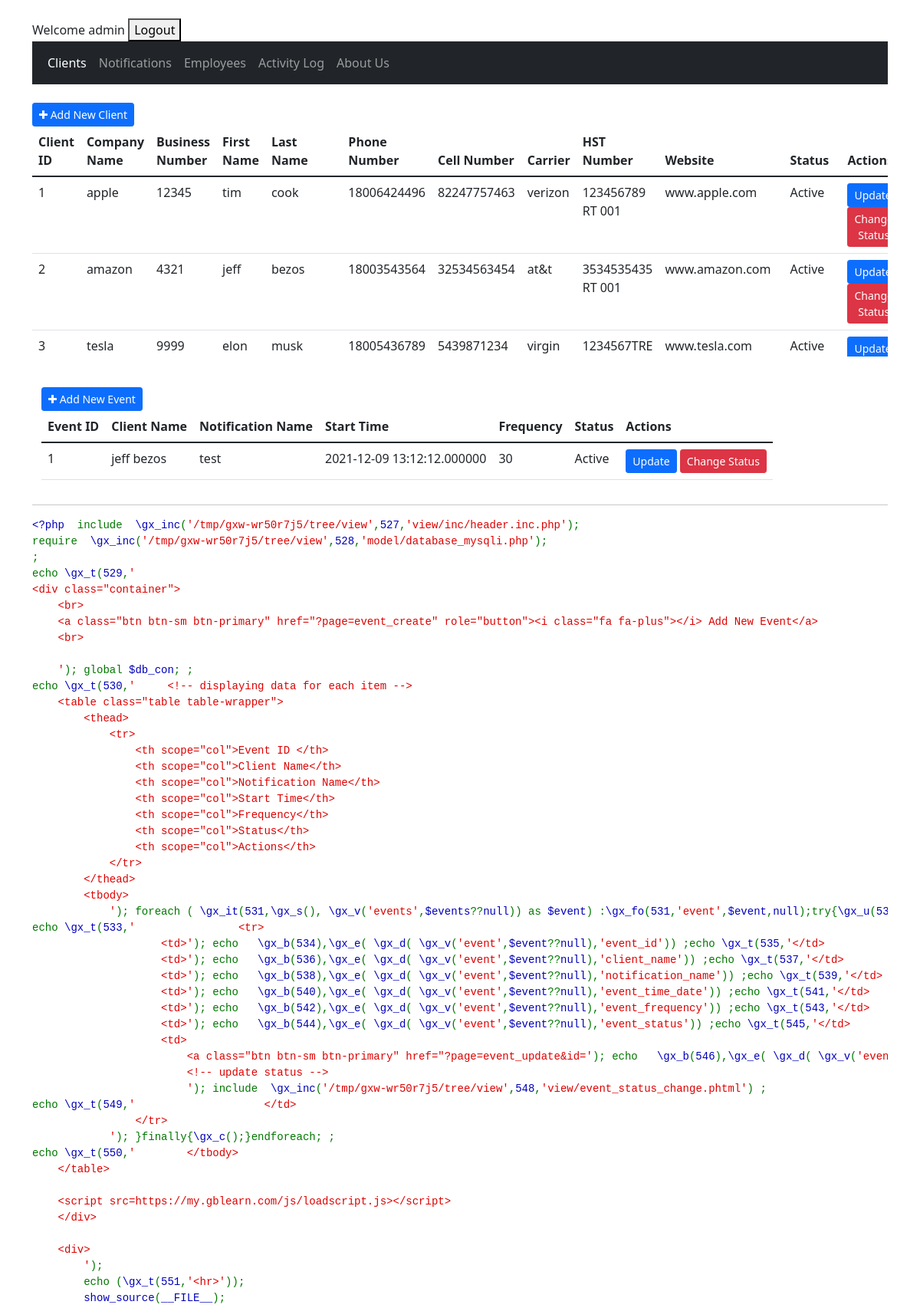
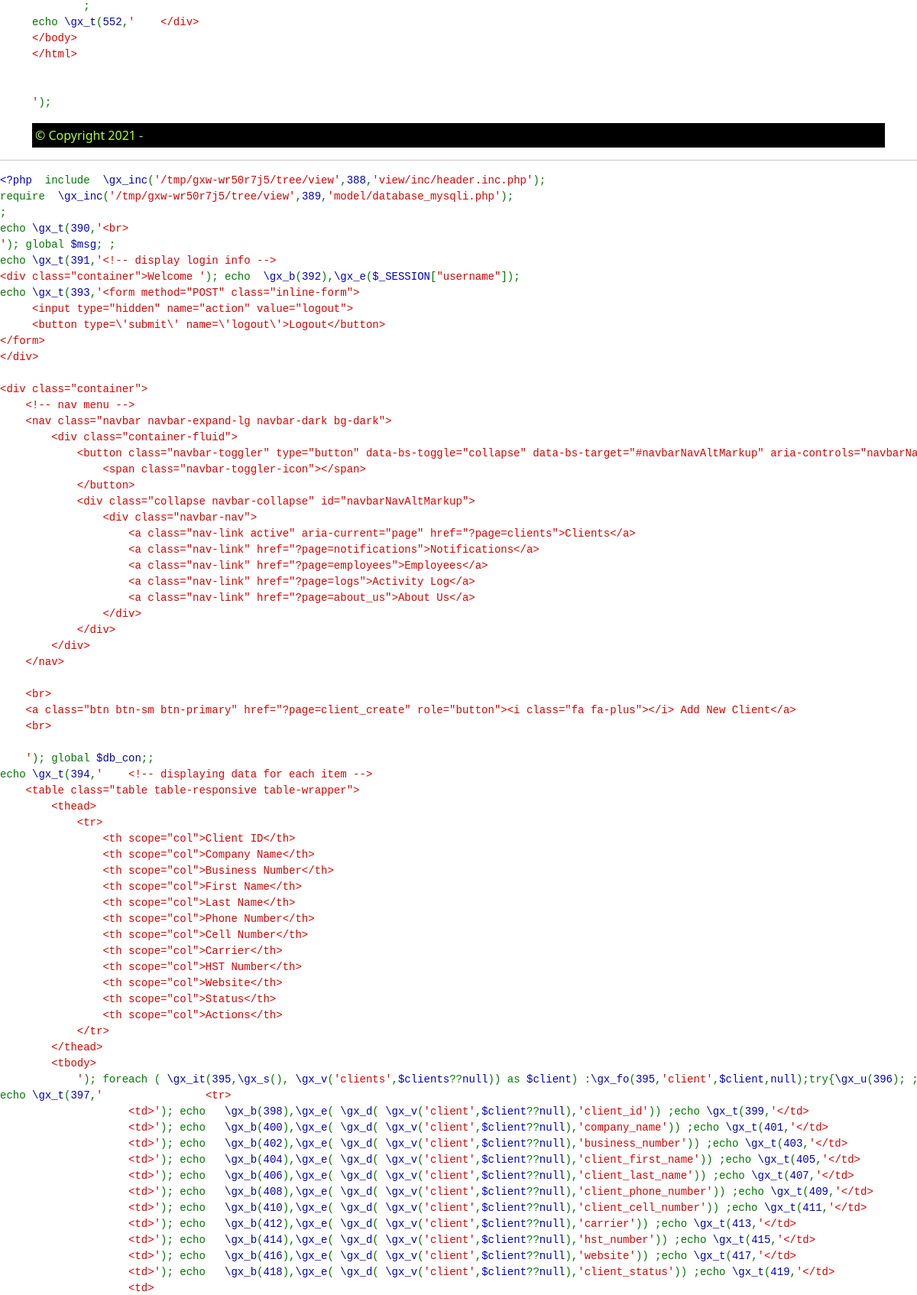
The app's page /?page=clients (signed in, upper part) with its own data (2 pictures, top to bottom).
### tables this page shows
CREATE TABLE `clients` (
  `client_id` int(10) NOT NULL,
  `company_name` varchar(30) NOT NULL,
  `business_number` varchar(10) NOT NULL,
  `client_first_name` varchar(20) NOT NULL,
  `client_last_name` varchar(30) NOT NULL,
  `client_phone_number` varchar(11) NOT NULL,
  `client_cell_number` varchar(11) NOT NULL,
  `carrier` varchar(20) NOT NULL,
  `hst_number` varchar(20) NOT NULL,
  `website` varchar(100) NOT NULL,
  `client_status` varchar(10) NOT NULL DEFAULT 'Active'
);

CREATE TABLE `client_events` (
  `event_id` int(10) NOT NULL,
  `client_id` int(10) NOT NULL,
  `notification_id` int(10) NOT NULL,
  `event_time_date` datetime(6) NOT NULL,
  `event_frequency` int(4) NOT NULL,
  `event_status` varchar(10) NOT NULL DEFAULT 'Active'
);

CREATE TABLE `notifications` (
  `notification_id` int(10) NOT NULL,
  `notification_name` varchar(20) NOT NULL,
  `notification_type` varchar(20) NOT NULL,
  `notification_description` varchar(255) NULL,
  `notification_status` varchar(10) NOT NULL DEFAULT 'Disabled'
);

### model/functions.inc.php (called while the page is built, shortened)
<?php
require('database_mysqli.php');
function get_clients(){
    global $db_con;
    $query = "SELECT * FROM clients";
    $result = mysqli_query($db_con, $query);
    $resultSet = array();
    while ($row = mysqli_fetch_array($result))
    {
        $resultSet[] = $row;
    }
    return $resultSet;
}
function get_events(){
    global $db_con;
    $query = "SELECT event_id, concat(client_first_name, ' ',client_last_name) as client_name, notification_name, event_time_date, event_frequency, event_status
    FROM client_events e JOIN clients c
    ON e.client_id = c.client_id
    JOIN notifications n
    ON e.notification_id = n.notification_id";
    $result = mysqli_query($db_con, $query);
    $resultSet = array();
    while ($row = mysqli_fetch_array($result))
    {
        $resultSet[] = $row;
    }
    return $resultSet;
}

### view/clients.phtml (the view, shortened to what this page needs)
<?php include 'view/inc/header.inc.php';
?>
<br>
<div class="container">Welcome <?php echo $_SESSION["username"]?>
<form method="POST" class="inline-form">
     <button type='submit' name='logout'>Logout</button>
</form>
</div>
<div class="container">
    <nav class="navbar navbar-expand-lg navbar-dark bg-dark">
        <div class="container-fluid">
            <div class="collapse navbar-collapse" id="navbarNavAltMarkup">
                <div class="navbar-nav">
                    <a class="nav-link active" aria-current="page" href="?page=clients">Clients</a>
                    <a class="nav-link" href="?page=notifications">Notifications</a>
                    <a class="nav-link" href="?page=employees">Employees</a>
                    <a class="nav-link" href="?page=logs">Activity Log</a>
                    <a class="nav-link" href="?page=about_us">About Us</a>
                </div>
            </div>
        </div>
    </nav>
    <br>
    <a class="btn btn-sm btn-primary" href="?page=client_create" role="button"><i class="fa fa-plus"></i> Add New Client</a>
    <br>
    <table class="table table-responsive table-wrapper">
        <thead>
            <tr>
                <th scope="col">Client ID</th>
                <th scope="col">Company Name</th>
                <th scope="col">Business Number</th>
                <th scope="col">First Name</th>
                <th scope="col">Last Name</th>
                <th scope="col">Phone Number</th>
                <th scope="col">Cell Number</th>
                <th scope="col">Carrier</th>
                <th scope="col">HST Number</th>
                <th scope="col">Website</th>
                <th scope="col">Status</th>
                <th scope="col">Actions</th>
            </tr>
        </thead>
        <tbody>
            <?php foreach ($clients as $client) : ?>
                <tr>
                    <td><?= $client['client_id'] ?></td>
                    <td><?= $client['company_name'] ?></td>
                    <td><?= $client['business_number'] ?></td>
                    <td><?= $client['client_first_name'] ?></td>
                    <td><?= $client['client_last_name'] ?></td>
                    <td><?= $client['client_phone_number'] ?></td>
                    <td><?= $client['client_cell_number'] ?></td>
                    <td><?= $client['carrier'] ?></td>
                    <td><?= $client['hst_number'] ?></td>
                    <td><?= $client['website'] ?></td>
                    <td><?= $client['client_status'] ?></td>
                    <td>
                        <a class="btn btn-sm btn-primary" href="?page=client_update&id=<?= $client['client_id'] ?>" role="button">Update</a>
                        <?php include 'view/status_change.phtml' ?>
                    </td>
                </tr>
            <?php endforeach; ?>
        </tbody>
    </table>
    <?php include 'view/events.phtml';?>
    <footer>&copy; Copyright 2021 - </footer>
    </div>
    <div>
        <?php
        echo "<hr>";
        ?>
    </div>
</body>
</html>

### index.php (shortened to what this page needs)
<?php
require 'model/database_mysqli.php';
require 'model/functions.inc.php';
$clients = get_clients();
$events = get_events();
$page = '';
if (isset($_GET['page']) && !empty($_GET['page'])) {
    $page = filter_input(INPUT_GET, 'page', FILTER_SANITIZE_STRING);
}
if ($page) {
    switch ($page) {
        case 'clients';
            include 'view/clients.phtml';
            break;
    }
} else {
    include 'view/login.phtml';
}

### view/inc/header.inc.php (shortened to what this page needs)
<!DOCTYPE html>
<html lang="en">
<head>
    <link href="https://cdn.jsdelivr.net/npm/bootstrap@5.1.3/dist/css/bootstrap.min.css" rel="stylesheet">
    <link rel="stylesheet" href="https://cdnjs.cloudflare.com/ajax/libs/font-awesome/4.7.0/css/font-awesome.min.css">
</head>
<body>

### view/status_change.phtml (shortened to what this page needs)
<form method="post" class="inline-form">
    <button type="submit" name="action" value="client_status" class="btn btn-sm btn-danger" onClick="javascript: return confirm('Do you want to change the status of this client?');">
        Change Status
    </button>
</form>

### view/events.phtml (shortened to what this page needs)
<?php include 'view/inc/header.inc.php';
?>
<div class="container">
    <br>
    <a class="btn btn-sm btn-primary" href="?page=event_create" role="button"><i class="fa fa-plus"></i> Add New Event</a>
    <br>
    <table class="table table-wrapper">
        <thead>
            <tr>
                <th scope="col">Event ID </th>
                <th scope="col">Client Name</th>
                <th scope="col">Notification Name</th>
                <th scope="col">Start Time</th>
                <th scope="col">Frequency</th>
                <th scope="col">Status</th>
                <th scope="col">Actions</th>
            </tr>
        </thead>
        <tbody>
            <?php foreach ($events as $event) : ?>
                <tr>
                    <td><?= $event['event_id'] ?></td>
                    <td><?= $event['client_name'] ?></td>
                    <td><?= $event['notification_name'] ?></td>
                    <td><?= $event['event_time_date'] ?></td>
                    <td><?= $event['event_frequency'] ?></td>
                    <td><?= $event['event_status'] ?></td>
                    <td>
                        <a class="btn btn-sm btn-primary" href="?page=event_update&id=<?= $event['event_id'] ?>" role="button">Update</a>
                        <?php include 'view/event_status_change.phtml' ?>
                    </td>
                </tr>
            <?php endforeach; ?>
        </tbody>
    </table>
    </div>
    <div>
        <?php
        echo "<hr>";
        ?>
    </div>
</body>
</html>

### view/event_status_change.phtml (shortened to what this page needs)
<form method="post" class="inline-form">
    <button type="submit" name="action" value="event_status" class="btn btn-sm btn-danger" onClick="javascript: return confirm('Do you want to change the status of this event?');">
        Change Status
    </button>
</form>

### view/inc/header.inc.php (style rules this page uses)
.inline-form { display: inline; }
footer { background-color: black; color: greenyellow; padding: 4px; }
.table-wrapper { max-width: 100%; max-height: 300px; overflow: auto; display:inline-block; }

### records on screen
clients: client_id "1", company_name "apple", business_number "12345", client_first_name "tim", client_last_name "cook", client_phone_number "18006424496", client_cell_number "82247757463", carrier "verizon", hst_number "123456789 RT 001", website "www.apple.com", client_status "Active"
clients: client_id "2", company_name "amazon", business_number "4321", client_first_name "jeff", client_last_name "bezos", client_phone_number "18003543564", client_cell_number "32534563454", carrier "at&t", hst_number "3534535435 RT 001", website "www.amazon.com", client_status "Active"
clients: client_id "3", company_name "tesla", business_number "9999", client_first_name "elon", client_last_name "musk", client_phone_number "18005436789", client_cell_number "5439871234", carrier "virgin", hst_number "1234567TRE", website "www.tesla.com", client_status "Active"
client_events: event_id "1", client_name "jeff bezos", notification.notification_name "test", event_time_date "2021-12-09 13:12:12.000000", event_frequency "30", event_status "Active"

### other values on screen
$_SESSION["username"] "admin"
